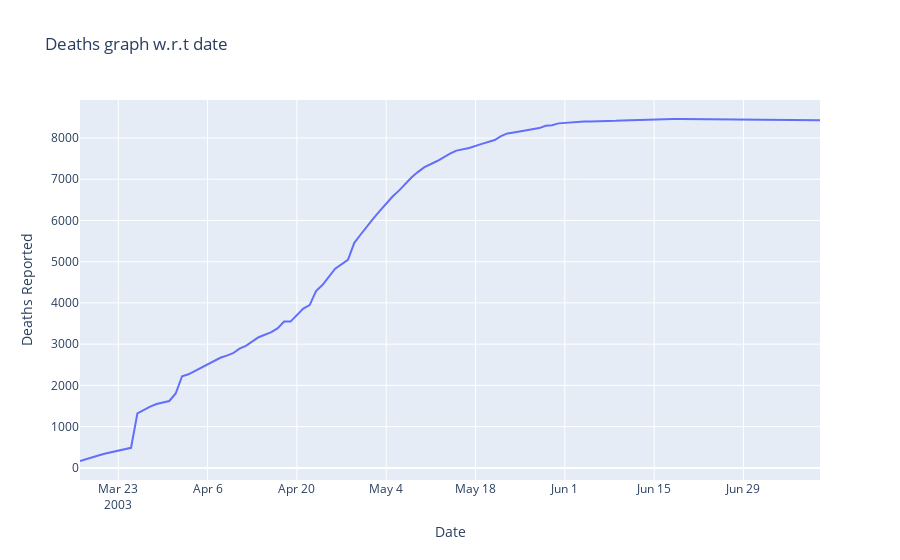

Source (notebook cell):
### Code cell
# Deaths graph w.r.t date

death_graph = pd.read_sql('select Date, sum("Cumulative number of case(s)") as "Deaths Reported" from sars group by Date order by Date;', conn)
px.line(death_graph, x="Date", y="Deaths Reported", title="Deaths graph w.r.t date")
